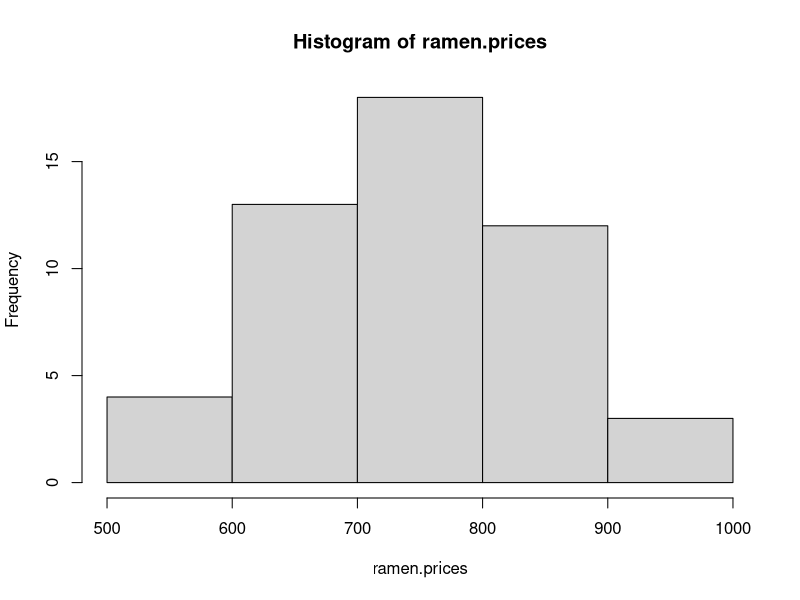

Recreate this plot in R.
## ---- chunk 1
ramen.prices <- c(700, 850, 600, 650, 980, 750, 500, 890, 880, 700,
                  890, 720, 680, 650, 790, 670, 680, 900, 880, 720,
                  850, 700, 780, 850, 750, 780, 590, 650, 580, 750,
                  800, 550, 750, 700, 600, 800, 800, 880, 790, 790,
                  780, 600, 670, 680, 650, 890, 930, 650, 777, 700)
## ---- chunk 2
hist(ramen.prices, right = FALSE, breaks = 5)
## ---- chunk 3
bowling.team.a <- c(86, 73, 124, 111, 90, 38)
bowling.team.b <- c(84, 71, 103, 85, 90, 89)
bowling.team.c <- c(229, 77, 59, 95, 70, 88)
## ---- chunk 4
mean(bowling.team.a)
## ---- chunk 5
mean(bowling.team.b)
## ---- chunk 6
mean(bowling.team.c)
## ---- chunk 7
median(bowling.team.a)
## ---- chunk 8
median(bowling.team.b)
## ---- chunk 9
median(bowling.team.c)
## ---- chunk 10
standard.deviation <- function(values) {
    m <- mean(values)
    sqrt(sum((values - m)^2) / length(values))
}
## ---- chunk 11
standard.deviation(bowling.team.a)
## ---- chunk 12
standard.deviation(bowling.team.b)
## ---- chunk 13
standard.deviation(bowling.team.c)
## ---- chunk 14
race.times <- c(16.3, 22.4, 18.5, 18.7, 20.1)
